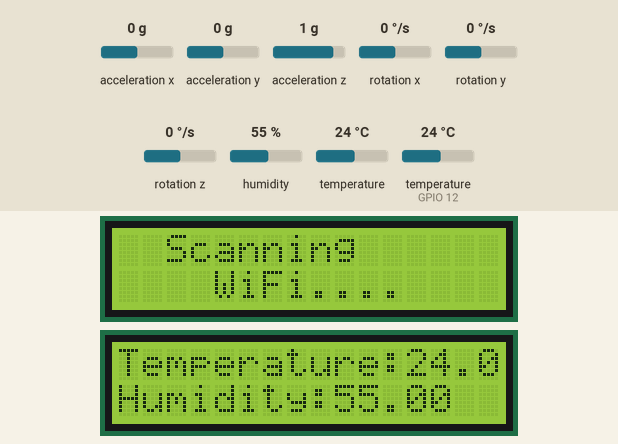
A sketch run on a simulated ESP32. Shown: 2 × 16×2 character LCD. Inputs (shaded band) come from the test bench; at power-on: humidity 55 %, temperature (sensor on GPIO 12) 24 °C, acceleration x 0 g, acceleration y 0 g, acceleration z 1 g, rotation x 0 °/s, rotation y 0 °/s, rotation z 0 °/s, temperature 24 °C. WiFi joins after 1.5 s; servers stay silent unless stated; random numbers use the default seed unless the sketch sets one; no MQTT or app messages arrive unless stated; what the sketch prints to the serial monitor is not drawn.

Above: at 6.9 s.
7.0 s: humidity set to 22 %
At 7.8 s:
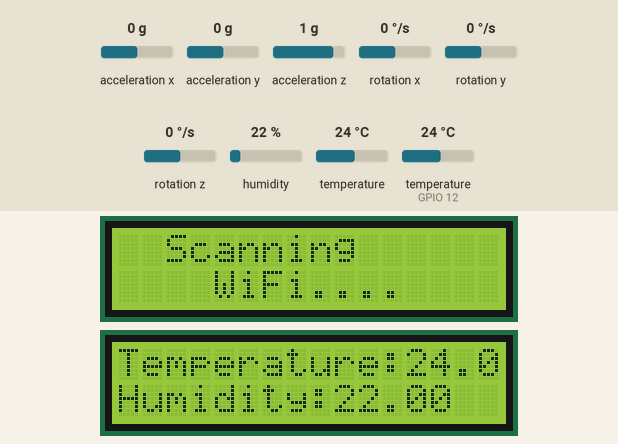
8.5 s: temperature (sensor on GPIO 12) set to 12 °C
At 9.0 s:
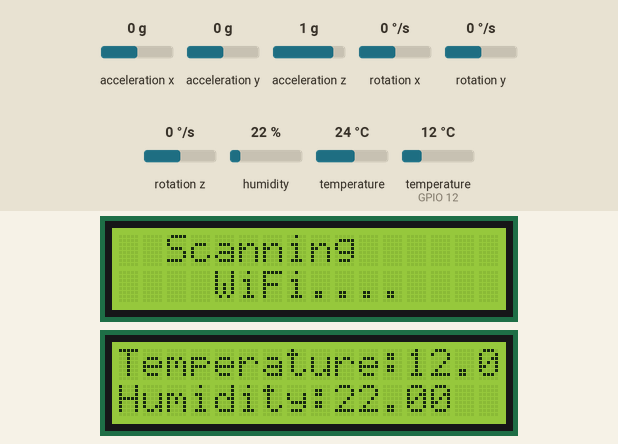
10.1 s: humidity set to 40 %
At 11.4 s:
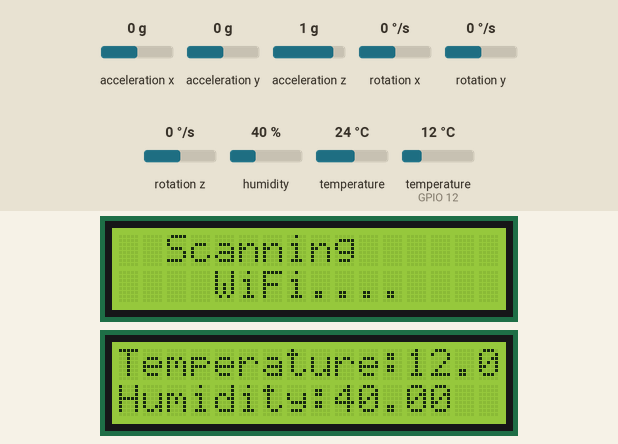
11.7 s: temperature (sensor on GPIO 12) set to 19 °C
At 12.8 s:
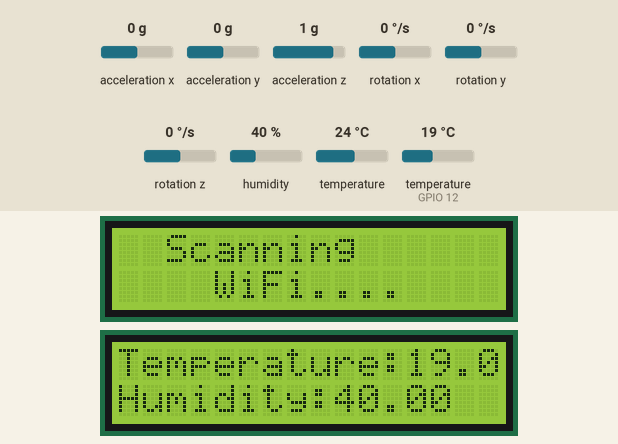
Timing chart, 0 to 14.2 s (numbered marks = the images above; inputs shaded):
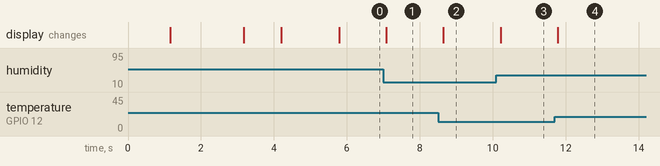

Measured:
- after the input at 7.0 s, the display: changes after 0.08 s (image 1)
- after the input at 8.5 s, the display: changes after 0.15 s (image 2)
- after the input at 10.1 s, the display: changes after 0.11 s (image 3)
- after the input at 11.7 s, the display: changes after 0.08 s (image 4)

The sketch:

sketch.ino
```cpp
#include <DHTesp.h>
#include <LiquidCrystal_I2C.h>
#include "WiFi.h"
#include <PubSubClient.h>
#include <Adafruit_MPU6050.h>
#include <Adafruit_Sensor.h>


#define DHT_PIN 12
#define LDR_PIN 34


LiquidCrystal_I2C LCD = LiquidCrystal_I2C(0x27, 16, 2);
LiquidCrystal_I2C LCD2 = LiquidCrystal_I2C(0x28, 16, 2);

DHTesp dht;

WiFiClient espClient;

PubSubClient client(espClient);

Adafruit_MPU6050 mpu;

int numberOfWifi = 0;
const char* ssid = "Wokwi-GUEST";
const char* password = "";

const char* mqttServer = "broker.emqx.io";
int lastMsg = 0;
float lastRotation = 0;
float steps = 0;

void setup() {
  Serial.begin(115200);
  Serial.println("Hello, ESP32!");

  client.setServer(mqttServer, 1883);

  dht.setup(DHT_PIN, DHTesp::DHT22);

  LCD2.init();
  LCD2.backlight();
  LCD2.setCursor(2, 0);
  LCD2.print("Initializing");
  LCD2.setCursor(4, 1);
  LCD2.print("WiFi....");
  delay(1000);
  WiFi.mode(WIFI_STA);

  LCD.init();
  LCD.backlight();
  LCD.setCursor(2, 0);
  LCD.print("Temprature");
  LCD.setCursor(4, 1);
  LCD.print("Monitor");
  delay(2000);

  LCD.clear();
  LCD.setCursor(2, 0);
  LCD.print("Setup Done!");
  delay(1000);

  LCD2.clear();
  LCD2.setCursor(2, 0);
  LCD2.print("Scanning");
  LCD2.setCursor(4, 1);
  LCD2.print("WiFi....");

  WiFi.begin(ssid, password);

  while (WiFi.status() != WL_CONNECTED) {
    delay(500);
  }
  Serial.println("WiFi connected");
  Serial.println(WiFi.localIP());

  while(!mpu.begin()){
      delay(20);
      Serial.print("MPU Not connected");
  }
}

void loop() {

  if (!client.connected()) {
    reconnect();
  }

  TempAndHumidity data = dht.getTempAndHumidity();
  float temperature  = data.temperature;
  float humidity  = data.humidity;

  sensors_event_t acc, gcc, temp;
  mpu.getEvent(&acc, &gcc, &temp);

  float rotationX = gcc.gyro.x * 250/4.36;

  if(fabs(rotationX-lastRotation) > 90)
  {
    steps = steps + 0.5;
  }

  Serial.print("Steps ");
  Serial.print(steps);
  Serial.println("");
  lastRotation = rotationX;

  LCD.setCursor(0, 0);
  LCD.print("Temperature:");
  LCD.print(temperature);
  LCD.setCursor(0, 1);
  LCD.print("Humidity:");
  LCD.print(humidity);

  unsigned long now = millis();
  if (now - lastMsg > 500) {
    lastMsg = now;
    String tempStr = String(temperature, 2);
    client.publish("/Temperature", tempStr.c_str());
    String humStr = String(humidity, 1);
    client.publish("/Humidity", humStr.c_str());
    String stepsStr = String(steps, 1);
    client.publish("/Steps", stepsStr.c_str());
  }

  delay(100);

}

void reconnect() {
  while (!client.connected()) {
    String clientId = "mqttx_3c24a789";
    clientId += String(random(0xffff), HEX);

    if (client.connect(clientId.c_str())) {
      Serial.println("Mqtt Connected");
    }
    else {
      delay(50);
    }
  }
}
```
